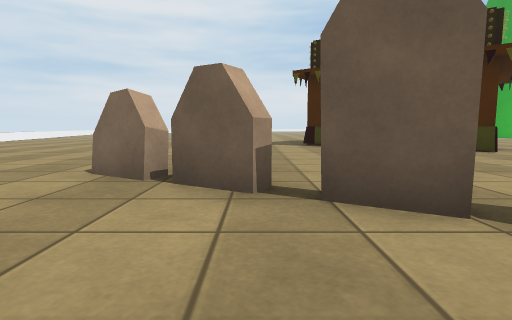
[1] (above)

20 first-person views from a walk through a Unity game level. The camera is 0.59 m above the floor, tilts 6° down and sees 80° across. The floor is counted in squares, 1 m on a side. Each view is taken from the middle of a square. On the plan, view 1 faces up. The plan holds only what a view shows up to about 9 squares ahead; the rest is blank. The place goes on beyond the plan. The player is left out. Surface patterns are stand-ins for the level's own textures.

[2]
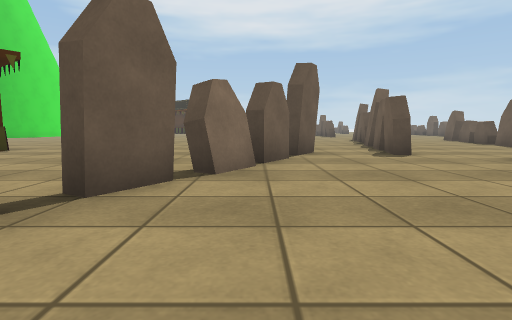

[3]
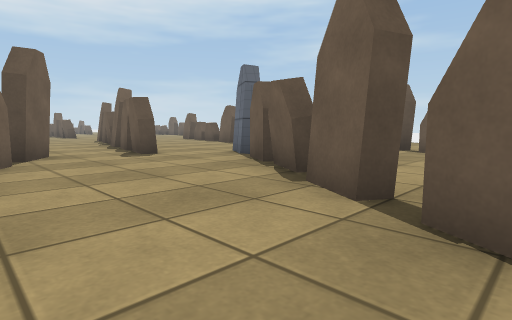

[4]
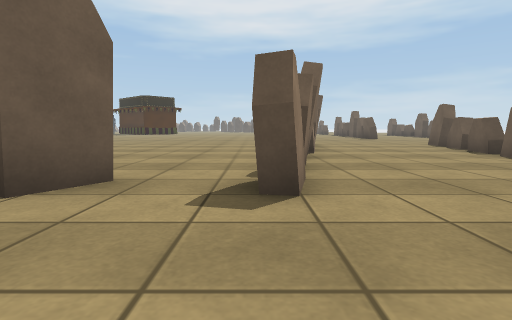

[5]
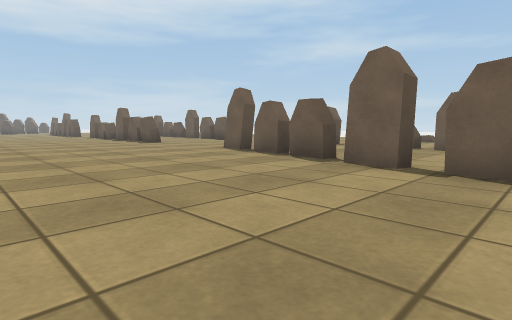

[6]
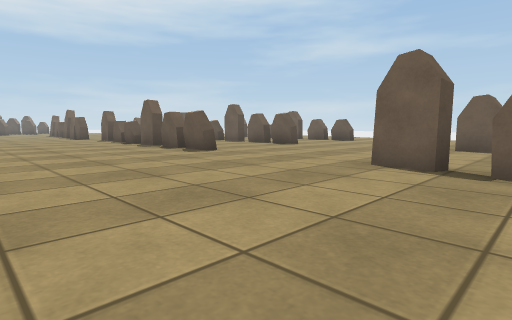

[7]
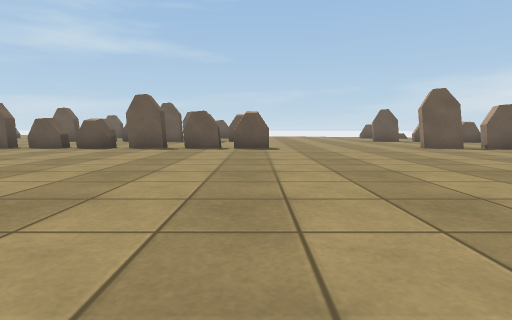

[8]
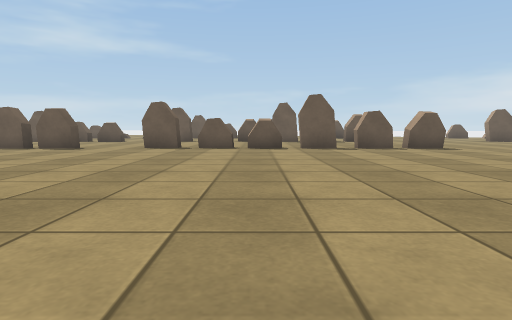

[9]
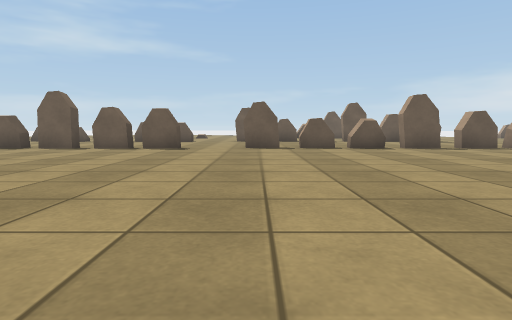

[10]
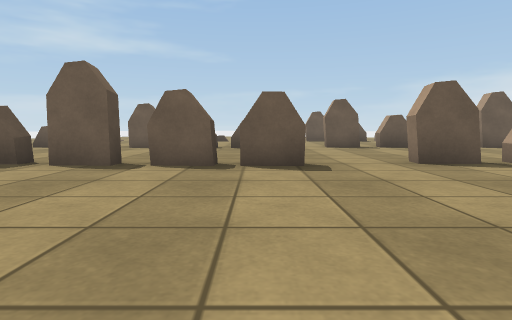

[11]
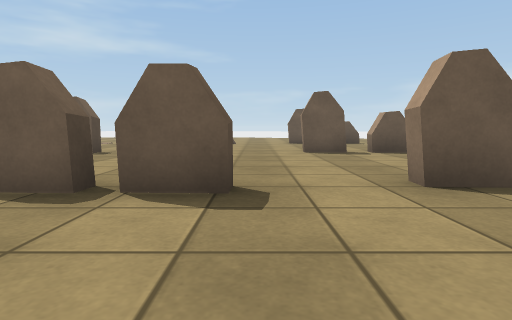

[12]
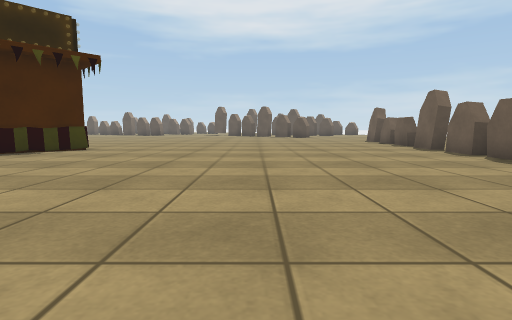

[13]
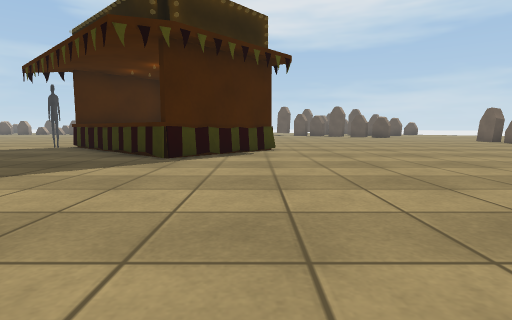

[14]
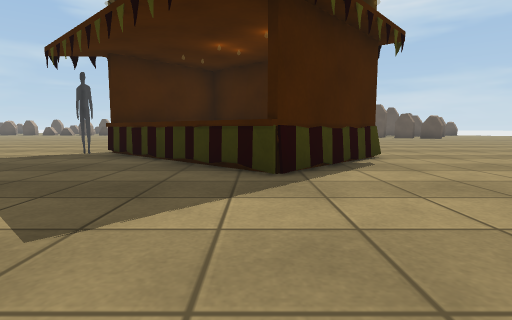

[15]
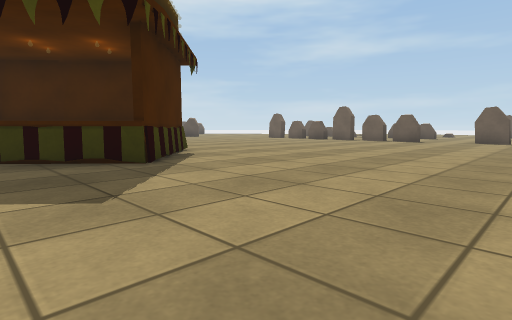

[16]
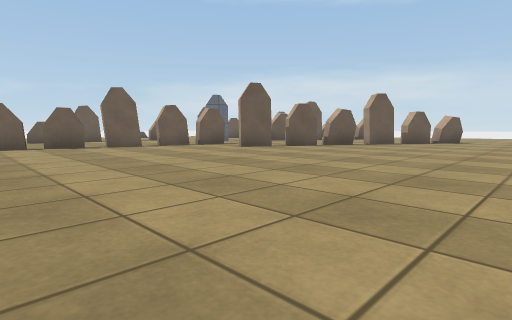

[17]
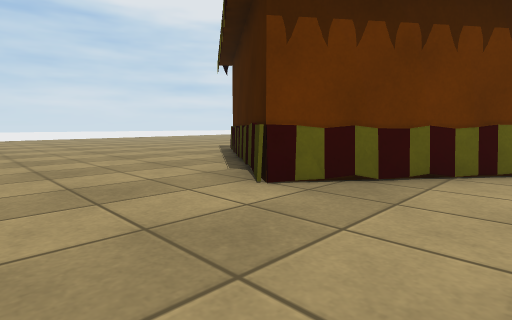

[18]
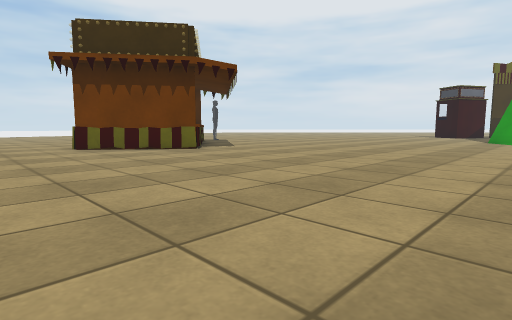

[19]
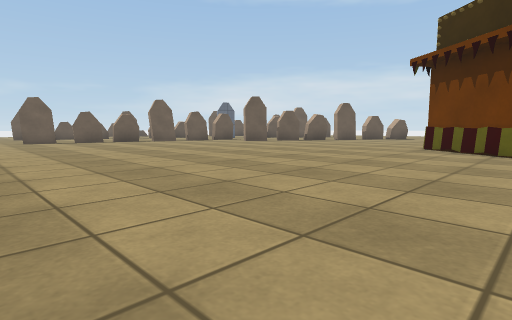

[20]
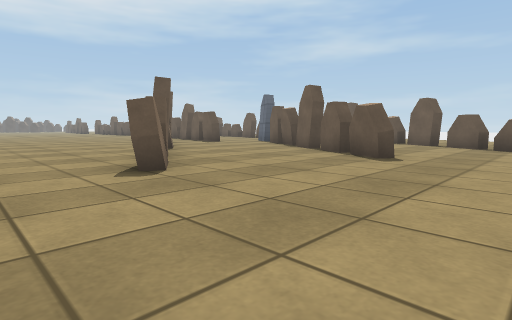

### Floor plan
Key: @ floor where view 1 was taken; # wall or solid block; x gap in a wall; . floor; T thing the floor can be seen under or through; O other object.
Columns run from 6 left of view 1 to 33 right of it. Each row starts with its distance up from view 1.
 10       ..OO   O........        .......OOO
  9 ..   .....O OO........        ......OO.O
  8 ... .......OO.........        .....OO.OO
  7 ......................        ......OOO
  6 ......................       ........OO
  5 ......................  .    ...........
  4 ....##...............  ...  ............
  3 .....TTT............. ..................
  2 .......TT ..............................
  1 .........##.............................
  0  ..#..@....#...........................
 -1  ...#..................................
 -2  ... ###...##..........................
 -3  ... ..##...#x##x#......................
 -4  ##. .. ##.......#x#....#x##x##.#..x#.##
 -5  .#   .    ..............     ..........
 -6       ..    ............     ..........
 -7       #.      ##.... ..     ............
 -8        #       #x##.        x xxx..#xxxx
 -9                                .....
-10                                  ..

Positions as (right, up) in squares from view 1, and headings:
1: (0, 0), facing up
2: (-2, 1), facing right
3: (-2, 1), facing down-right
4: (2, -2), facing right
5: (6, 2), facing down-right
6: (11, 1), facing down-right
7: (18, 5), facing down
8: (23, 5), facing down
9: (26, 5), facing down
10: (29, 1), facing down
11: (28, -1), facing down
12: (23, 1), facing right
13: (23, 6), facing right
14: (25, 8), facing right
15: (24, 10), facing down-right
16: (12, 7), facing down-left
17: (8, 5), facing up-left
18: (15, 5), facing up-left
19: (15, 10), facing down-left
20: (-6, 6), facing down-right
